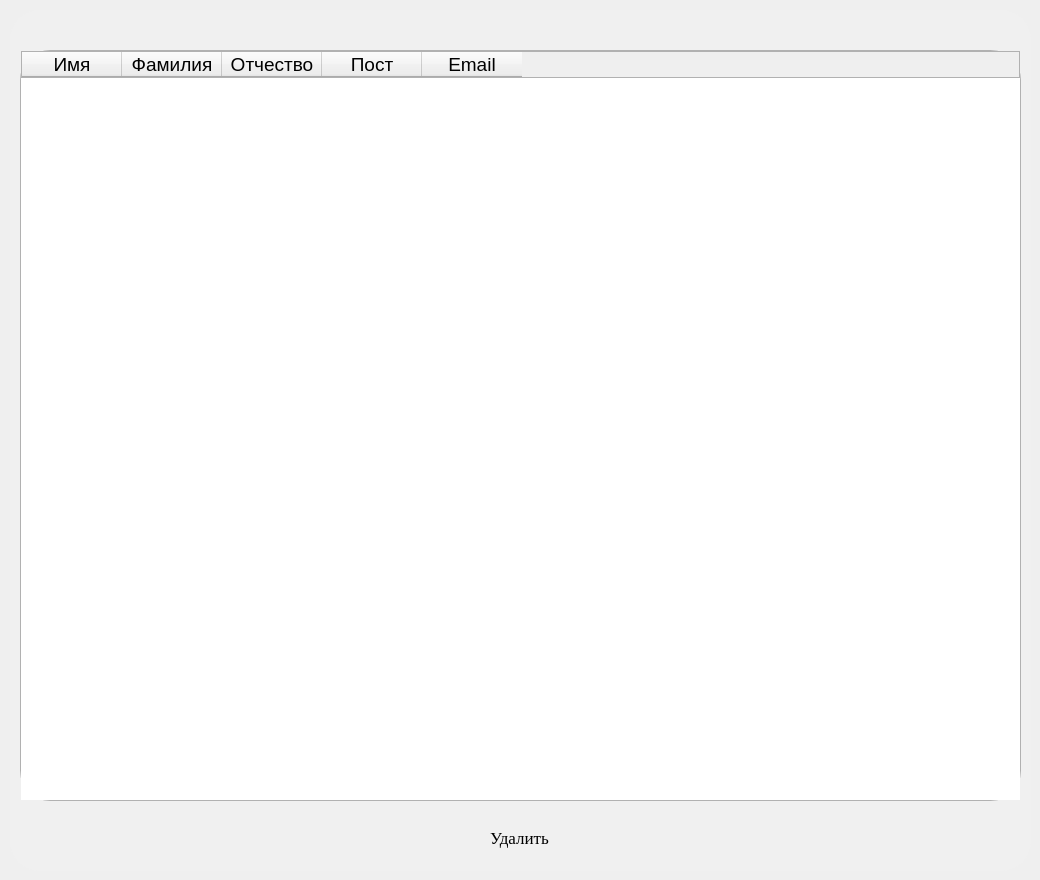
    <widget class="QWidget" name="users_page">
     <widget class="QLabel" name="content_users">
      <property name="geometry">
       <rect>
        <x>10</x>
        <y>10</y>
        <width>1021</width>
        <height>861</height>
       </rect>
      </property>
      <property name="font">
       <font>
        <pointsize>30</pointsize>
        <weight>75</weight>
        <bold>true</bold>
       </font>
      </property>
      <property name="styleSheet">
       <string notr="true">background-color:rgb(240, 240, 240);
border-radius: 30px;
color: rgb(255, 255, 17);</string>
      </property>
      <property name="text">
       <string/>
      </property>
     </widget>
     <widget class="QTableWidget" name="table_users">
      <property name="enabled">
       <bool>true</bool>
      </property>
      <property name="geometry">
       <rect>
        <x>20</x>
        <y>50</y>
        <width>1001</width>
        <height>751</height>
       </rect>
      </property>
      <property name="font">
       <font>
        <pointsize>14</pointsize>
       </font>
      </property>
      <property name="tabletTracking">
       <bool>false</bool>
      </property>
      <property name="styleSheet">
       <string notr="true">border-radius: 30px; border: 1px solid rgb(177, 177, 177);</string>
      </property>
      <column>
       <property name="text">
        <string>Имя</string>
       </property>
      </column>
      <column>
       <property name="text">
        <string>Фамилия</string>
       </property>
      </column>
      <column>
       <property name="text">
        <string>Отчество</string>
       </property>
      </column>
      <column>
       <property name="text">
        <string>Пост</string>
       </property>
      </column>
      <column>
       <property name="text">
        <string>Email</string>
       </property>
      </column>
     </widget>
     <widget class="QPushButton" name="pushButton">
      <property name="geometry">
       <rect>
        <x>304</x>
        <y>822</y>
        <width>431</width>
        <height>31</height>
       </rect>
      </property>
      <property name="font">
       <font>
        <family>Times New Roman</family>
        <pointsize>13</pointsize>
       </font>
      </property>
      <property name="styleSheet">
       <string notr="true">border-radius: 10px;</string>
      </property>
      <property name="text">
       <string>Удалить</string>
      </property>
     </widget>
    </widget>
